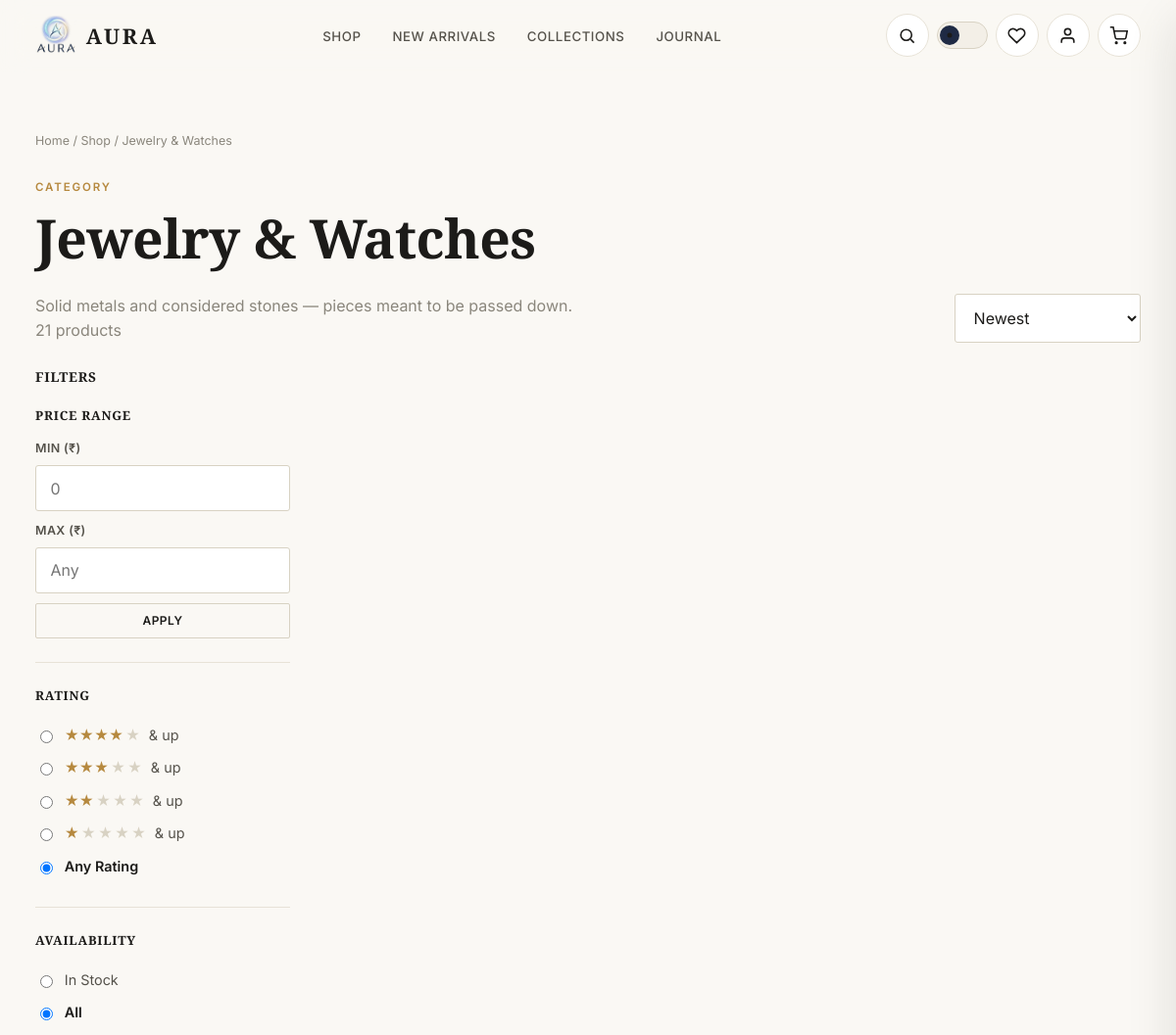
Before: /category/jewelry-watches/?page=2 (upper part) with the older database file.
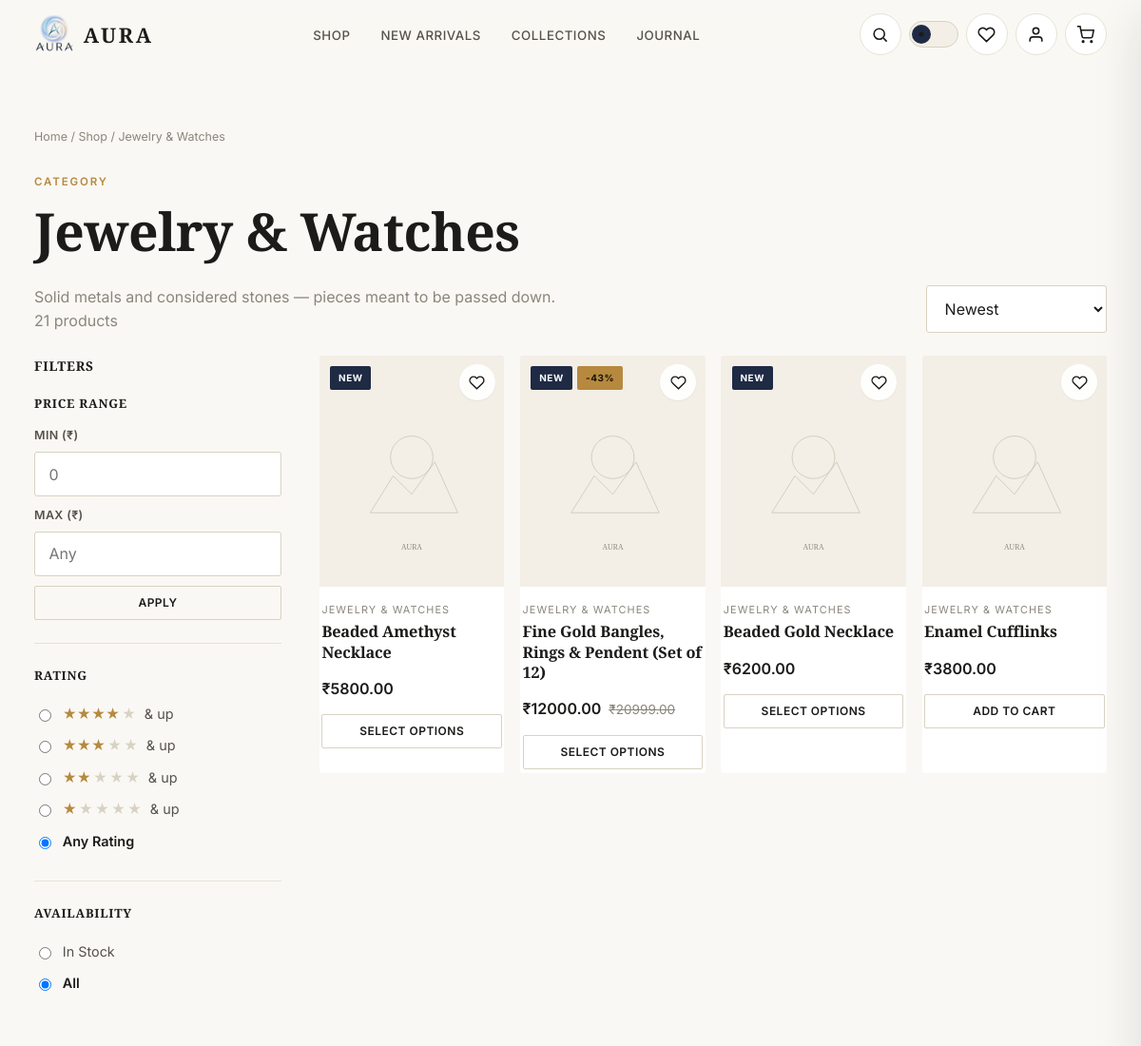
After: the same page with the newer database file.
### store/models.py (models this page shows, shortened)
class Product(models.Model):
    name = models.CharField(max_length=200)
    slug = models.SlugField(max_length=220, unique=True, blank=True)
    category = models.ForeignKey(Category, on_delete=models.SET_NULL, null=True, related_name='products')
    short_description = models.CharField(max_length=250, blank=True)
    description = models.TextField()
    price = models.DecimalField(max_digits=10, decimal_places=2, validators=[MinValueValidator(0)])
    compare_at_price = models.DecimalField(
        max_digits=10, decimal_places=2, null=True, blank=True,
        help_text='Original price to display as struck-through, if this item is discounted.'
    )
    sku = models.CharField(max_length=40, unique=True)
    stock_quantity = models.PositiveIntegerField(default=0)
    image = models.ImageField(upload_to='products/', blank=True, null=True)
    image_url = models.URLField(blank=True, help_text='Fallback external image URL if no file uploaded.')
    is_featured = models.BooleanField(default=False)
    is_new_arrival = models.BooleanField(default=False)
    is_active = models.BooleanField(default=True)
    material = models.CharField(max_length=120, blank=True)
    weight = models.CharField(max_length=60, blank=True, help_text='Display weight, e.g. "180g"')
    created_at = models.DateTimeField(auto_now_add=True)
    updated_at = models.DateTimeField(auto_now=True)
    class Meta:
        ordering = ['-created_at']
        indexes = [
            models.Index(fields=['slug']),
            models.Index(fields=['is_active', 'is_featured']),
            models.Index(fields=['is_active', 'is_new_arrival']),
        ]
    def get_absolute_url(self):
        return reverse('store:product_detail', kwargs={'slug': self.slug})
    @property
    def display_image(self):
        if self.image:
            return self.image.url
        if self.image_url:
            return self.image_url
        return ''
    @property
    def is_on_sale(self):
        return bool(self.compare_at_price and self.compare_at_price > self.price)
    @property
    def discount_percent(self):
        if self.is_on_sale:
            return round((1 - (self.price / self.compare_at_price)) * 100)
        return 0
    @property
    def average_rating(self):
        agg = self.reviews.aggregate(avg=models.Avg('rating'))
        return round(agg['avg'] or 0, 1)
    @property
    def review_count(self):
        return self.reviews.count()
    @property
    def has_variants(self):
        return self.variants.filter(is_active=True).exists()

class Category(models.Model):
    name = models.CharField(max_length=100, unique=True)
    slug = models.SlugField(max_length=120, unique=True, blank=True)
    description = models.TextField(blank=True)
    image_url = models.URLField(blank=True, help_text='External editorial image representing this category.')
    display_order = models.PositiveIntegerField(default=0)
    is_active = models.BooleanField(default=True)
    created_at = models.DateTimeField(auto_now_add=True)
    class Meta:
        verbose_name_plural = 'Categories'
        ordering = ['display_order', 'name']
    def get_absolute_url(self):
        return reverse('store:category_detail', kwargs={'slug': self.slug})

### store/views.py (the view)
# urls.py: path('category/<slug:slug>/', views.category_detail, name='category_detail'),
def category_detail(request, slug):
    category = get_object_or_404(Category, slug=slug, is_active=True)
    base_qs = Product.objects.filter(is_active=True, category=category).select_related('category')
    qs, active_filters = _apply_filters_and_sort(request, base_qs)
    paginator = Paginator(qs, 12)
    page_obj = paginator.get_page(request.GET.get('page'))
    querydict = request.GET.copy()
    querydict.pop('page', None)
    context = {
        'category': category,
        'page_obj': page_obj,
        'products': page_obj.object_list,
        'categories': Category.objects.filter(is_active=True),
        'active_filters': active_filters,
        'querystring': querydict.urlencode(),
        'result_count': paginator.count,
    }
    return render(request, 'store/category_detail.html', context)

### cart/context_processors.py (called while the page is built)
def cart_context(request):
    cart = getattr(request, 'cart', None)
    if cart is None:
        return {'cart_item_count': 0}
    return {'cart_item_count': cart.total_items}

### cart/models.py (called while the page is built)
    @property
    def items_qs(self):
        return self.items.select_related('product', 'product__category').all()

    @property
    def total_items(self):
        return sum(item.quantity for item in self.items_qs)

### core/context_processors.py (called while the page is built)
def site_context(request):
    from store.models import Category
    return {
        'SITE_NAME': 'AURA',
        'SITE_TAGLINE': 'Find Your Kind of Extraordinary.',
        'footer_categories': Category.objects.filter(is_active=True)[:5],
    }

### notifications/context_processors.py (called while the page is built)
def notifications_context(request):
    if request.user.is_authenticated:
        count = request.user.notifications.filter(is_read=False).count()
        return {'unread_notification_count': count}
    return {'unread_notification_count': 0}

### wishlist/context_processors.py (called while the page is built)
def wishlist_context(request):
    if request.user.is_authenticated:
        ids = list(request.user.wishlist_items.values_list('product_id', flat=True))
        return {'wishlist_product_ids': ids, 'wishlist_count': len(ids)}
    return {'wishlist_product_ids': [], 'wishlist_count': 0}

### templates/store/category_detail.html (shortened to what this page needs)
{% extends 'store/shop.html' %}
{% block content %}
<section class="section container">
  <div class="breadcrumbs"><a href="{% url 'core:home' %}">Home</a> / <a href="{% url 'store:shop' %}">Shop</a> / {{ category.name }}</div>
  <div class="section-head">
    <div>
      <span class="eyebrow">Category</span>
      <h1>{{ category.name }}</h1>
      {% if category.description %}<p class="text-muted" style="max-width:60ch;">{{ category.description }}</p>{% endif %}
      <p class="text-muted">{{ result_count }} product{{ result_count|pluralize }}</p>
    </div>
    <div style="display:flex; gap:0.75rem; align-items:center;">
      <form method="get" id="sort-form">
        <select name="sort" class="input" data-sort-select style="min-width:180px;">
          <option value="newest" {% if active_filters.sort == 'newest' %}selected{% endif %}>Newest</option>
        </select>
      </form>
    </div>
  </div>
  <div class="shop-layout">
    <aside class="shop-filters">
      <div style="display:flex; justify-content:space-between; align-items:center; margin-bottom:1.25rem;">
        <h4 style="margin:0; text-transform:uppercase; font-size:0.85rem; letter-spacing:0.06em;">Filters</h4>
      </div>
      <form method="get" id="filter-form">
        <div class="filter-block">
          <h4>Price Range</h4>
          <div class="field" style="margin-bottom:0.6rem;">
            <label for="min_price">Min (₹)</label>
            <input type="number" min="0" id="min_price" name="min_price" value="{{ active_filters.min_price }}" placeholder="0">
          </div>
          <div class="field" style="margin-bottom:0.6rem;">
            <label for="max_price">Max (₹)</label>
            <input type="number" min="0" id="max_price" name="max_price" value="{{ active_filters.max_price }}" placeholder="Any">
          </div>
          <button type="submit" class="btn btn-outline btn-sm btn-block">Apply</button>
        </div>
        <div class="filter-block">
          <h4>Rating</h4>
          {% for r in "4321" %}
            <label class="filter-option rating-filter-option {% if active_filters.min_rating == r %}is-active{% endif %}">
              <input type="radio" name="min_rating" value="{{ r }}" {% if active_filters.min_rating == r %}checked{% endif %} onchange="this.form.submit()">
              <span class="stars">{% for i in "12345" %}{% if forloop.counter <= r|add:0 %}★{% else %}<span class="empty">★</span>{% endif %}{% endfor %}</span> &amp; up
            </label>
          {% endfor %}
          <label class="filter-option {% if not active_filters.min_rating %}is-active{% endif %}">
            <input type="radio" name="min_rating" value="" {% if not active_filters.min_rating %}checked{% endif %} onchange="this.form.submit()"> Any Rating
          </label>
        </div>
        <div class="filter-block">
          <h4>Availability</h4>
          <label class="filter-option {% if active_filters.availability == 'in_stock' %}is-active{% endif %}">
            <input type="radio" name="availability" value="in_stock" {% if active_filters.availability == 'in_stock' %}checked{% endif %} onchange="this.form.submit()"> In Stock
          </label>
          <label class="filter-option {% if not active_filters.availability %}is-active{% endif %}">
            <input type="radio" name="availability" value="" {% if not active_filters.availability %}checked{% endif %} onchange="this.form.submit()"> All
          </label>
        </div>
      </form>
    </aside>
    <div>
      {% if products %}
        <div class="product-grid">
          {% for product in products %}{% include 'includes/product_card.html' with product=product %}{% endfor %}
        </div>
      {% endif %}
    </div>
  </div>
</section>
{% endblock %}

### templates/includes/product_card.html (shortened to what this page needs)
{% load static %}
<article class="product-card reveal">
  <div class="media">
    <a href="{{ product.get_absolute_url }}" tabindex="-1" aria-hidden="true">
      {% if product.display_image %}
        <img src="{{ product.display_image }}" alt="{{ product.name }}" loading="lazy" onerror="this.onerror=null;this.src='{% static 'images/product-fallback.svg' %}';">
      {% else %}
        <img src="{% static 'images/product-fallback.svg' %}" alt="{{ product.name }}" loading="lazy">
      {% endif %}
    </a>
    <div class="badges">
      {% if product.is_new_arrival %}<span class="badge">New</span>{% endif %}
      {% if product.is_on_sale %}<span class="badge badge-gold">-{{ product.discount_percent }}%</span>{% endif %}
    </div>
    {% if request.user.is_authenticated %}
      <button type="button" class="wishlist-btn {% if product.id in wishlist_product_ids %}is-active{% endif %}"
        data-wishlist-toggle="{% url 'wishlist:toggle_wishlist' product.id %}"
        aria-pressed="{% if product.id in wishlist_product_ids %}true{% else %}false{% endif %}"
        aria-label="Toggle wishlist for {{ product.name }}">
        <svg width="17" height="17" viewBox="0 0 24 24" fill="{% if product.id in wishlist_product_ids %}currentColor{% else %}none{% endif %}" stroke="currentColor" stroke-width="2"><path d="M20.8 4.6a5.5 5.5 0 0 0-7.8 0L12 5.6l-1-1a5.5 5.5 0 0 0-7.8 7.8l1 1L12 21l7.8-7.6 1-1a5.5 5.5 0 0 0 0-7.8z"/></svg>
      </button>
    {% else %}
      <a href="{% url 'accounts:login' %}?next={{ request.path }}" class="wishlist-btn" aria-label="Login to save to wishlist">
        <svg width="17" height="17" viewBox="0 0 24 24" fill="none" stroke="currentColor" stroke-width="2"><path d="M20.8 4.6a5.5 5.5 0 0 0-7.8 0L12 5.6l-1-1a5.5 5.5 0 0 0-7.8 7.8l1 1L12 21l7.8-7.6 1-1a5.5 5.5 0 0 0 0-7.8z"/></svg>
      </a>
    {% endif %}
  </div>
  <div class="body">
    {% if product.category %}<span class="cat">{{ product.category.name }}</span>{% endif %}
    <h3 class="name"><a href="{{ product.get_absolute_url }}">{{ product.name }}</a></h3>
    <div class="price-row">
      <span class="price">₹{{ product.price|floatformat:2 }}</span>
      {% if product.is_on_sale %}<span class="compare-price">₹{{ product.compare_at_price|floatformat:2 }}</span>{% endif %}
    </div>
    {% if product.has_variants %}
      <a href="{{ product.get_absolute_url }}" class="btn btn-outline btn-sm btn-block" style="margin-top:0.6rem;">Select Options</a>
    {% else %}
      <form data-add-to-cart action="{% url 'cart:add_to_cart' product.id %}" method="post" style="margin-top:0.6rem;">
        <button type="submit" class="btn btn-outline btn-sm btn-block" {% if product.stock_quantity == 0 %}disabled{% endif %}>
          {% if product.stock_quantity == 0 %}Out of Stock{% else %}Add to Cart{% endif %}
        </button>
      </form>
    {% endif %}
  </div>
</article>

Changed rows visible on the page:
now on this page (row edited): Product: is_new_arrival "NEW", category.name "JEWELRY & WATCHES", name "Beaded Amethyst Necklace", price "5800.00"
now on this page (row edited): Product: is_new_arrival "NEW", discount_percent "43", category.name "JEWELRY & WATCHES", name "Fine Gold Bangles, Rings & Pendent (Set of 12)", price "12000.00", compare_at_price "20999.00"
now on this page (row unchanged): Product: is_new_arrival "NEW", category.name "JEWELRY & WATCHES", name "Beaded Gold Necklace", price "6200.00"
now on this page (row edited): Product: category.name "JEWELRY & WATCHES", name "Enamel Cufflinks", price "3800.00", stock_quantity "ADD TO CART"
